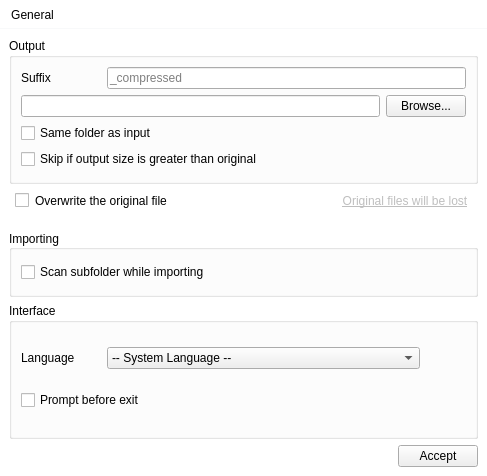
<?xml version="1.0" encoding="UTF-8"?>
<ui version="4.0">
 <class>PreferencesDialog</class>
 <widget class="QMainWindow" name="PreferencesDialog">
  <property name="windowModality">
   <enum>Qt::ApplicationModal</enum>
  </property>
  <property name="geometry">
   <rect>
    <x>0</x>
    <y>0</y>
    <width>487</width>
    <height>476</height>
   </rect>
  </property>
  <property name="windowTitle">
   <string>Preferences</string>
  </property>
  <property name="windowIcon">
   <iconset resource="../resources/icons.qrc">
    <normaloff>:/icons/logo.png</normaloff>:/icons/logo.png</iconset>
  </property>
  <property name="styleSheet">
   <string notr="true">QMainWindow {
    background-color: #FFFFFF;
}</string>
  </property>
  <property name="locale">
   <locale language="English" country="UnitedStates"/>
  </property>
  <property name="unifiedTitleAndToolBarOnMac">
   <bool>false</bool>
  </property>
  <widget class="QWidget" name="centralwidget">
   <layout class="QVBoxLayout" name="verticalLayout_2">
    <item>
     <layout class="QVBoxLayout" name="verticalLayout">
      <property name="spacing">
       <number>6</number>
      </property>
      <item>
       <widget class="QGroupBox" name="output_GroupBox">
        <property name="title">
         <string>Output</string>
        </property>
        <property name="checkable">
         <bool>false</bool>
        </property>
        <property name="checked">
         <bool>false</bool>
        </property>
        <layout class="QGridLayout" name="gridLayout_2">
         <property name="bottomMargin">
          <number>12</number>
         </property>
         <property name="verticalSpacing">
          <number>-1</number>
         </property>
         <item row="0" column="0">
          <widget class="QLabel" name="suffix_Label">
           <property name="sizePolicy">
            <sizepolicy hsizetype="Fixed" vsizetype="Preferred">
             <horstretch>0</horstretch>
             <verstretch>0</verstretch>
            </sizepolicy>
           </property>
           <property name="minimumSize">
            <size>
             <width>80</width>
             <height>0</height>
            </size>
           </property>
           <property name="text">
            <string>Suffix</string>
           </property>
          </widget>
         </item>
         <item row="1" column="0" colspan="2">
          <widget class="QLineEdit" name="outputFolder_LineEdit">
           <property name="placeholderText">
            <string/>
           </property>
          </widget>
         </item>
         <item row="3" column="0" colspan="3">
          <widget class="QCheckBox" name="skip_CheckBox">
           <property name="text">
            <string>Skip if output size is greater than original</string>
           </property>
          </widget>
         </item>
         <item row="1" column="2">
          <widget class="QPushButton" name="outputFolderBrowse_Button">
           <property name="sizePolicy">
            <sizepolicy hsizetype="Fixed" vsizetype="Fixed">
             <horstretch>0</horstretch>
             <verstretch>0</verstretch>
            </sizepolicy>
           </property>
           <property name="text">
            <string>Browse...</string>
           </property>
          </widget>
         </item>
         <item row="0" column="1" colspan="2">
          <widget class="QLineEdit" name="suffix_LineEdit">
           <property name="placeholderText">
            <string>_compressed</string>
           </property>
          </widget>
         </item>
         <item row="2" column="0" colspan="3">
          <widget class="QCheckBox" name="sameInputFolder_CheckBox">
           <property name="text">
            <string>Same folder as input</string>
           </property>
          </widget>
         </item>
        </layout>
       </widget>
      </item>
      <item>
       <layout class="QHBoxLayout" name="horizontalLayout_2">
        <property name="leftMargin">
         <number>6</number>
        </property>
        <property name="rightMargin">
         <number>6</number>
        </property>
        <property name="bottomMargin">
         <number>12</number>
        </property>
        <item>
         <widget class="QCheckBox" name="overwrite_CheckBox">
          <property name="styleSheet">
           <string notr="true">QCheckBox{border-left:5px;}</string>
          </property>
          <property name="text">
           <string>Overwrite the original file</string>
          </property>
         </widget>
        </item>
        <item>
         <spacer name="warning_Spacer">
          <property name="orientation">
           <enum>Qt::Horizontal</enum>
          </property>
          <property name="sizeHint" stdset="0">
           <size>
            <width>40</width>
            <height>20</height>
           </size>
          </property>
         </spacer>
        </item>
        <item>
         <widget class="QPushButton" name="warning_Button">
          <property name="enabled">
           <bool>false</bool>
          </property>
          <property name="font">
           <font>
            <underline>true</underline>
           </font>
          </property>
          <property name="text">
           <string>Original files will be lost</string>
          </property>
          <property name="icon">
           <iconset resource="../resources/icons.qrc">
            <normaloff>:/icons/warning.png</normaloff>:/icons/warning.png</iconset>
          </property>
          <property name="flat">
           <bool>true</bool>
          </property>
         </widget>
        </item>
       </layout>
      </item>
      <item>
       <widget class="QGroupBox" name="importing_GroupBox">
        <property name="sizePolicy">
         <sizepolicy hsizetype="Preferred" vsizetype="Fixed">
          <horstretch>0</horstretch>
          <verstretch>0</verstretch>
         </sizepolicy>
        </property>
        <property name="title">
         <string>Importing</string>
        </property>
        <property name="alignment">
         <set>Qt::AlignLeading|Qt::AlignLeft|Qt::AlignVCenter</set>
        </property>
        <layout class="QVBoxLayout" name="verticalLayout_3">
         <property name="spacing">
          <number>-1</number>
         </property>
         <property name="topMargin">
          <number>12</number>
         </property>
         <property name="bottomMargin">
          <number>12</number>
         </property>
         <item>
          <widget class="QCheckBox" name="scanSubfolders_CheckBox">
           <property name="text">
            <string>Scan subfolder while importing</string>
           </property>
          </widget>
         </item>
        </layout>
       </widget>
      </item>
      <item>
       <widget class="QGroupBox" name="interface_GroupBox">
        <property name="title">
         <string>Interface</string>
        </property>
        <property name="flat">
         <bool>false</bool>
        </property>
        <layout class="QGridLayout" name="gridLayout">
         <item row="0" column="1">
          <widget class="QComboBox" name="locale_ComboBox">
           <property name="sizePolicy">
            <sizepolicy hsizetype="MinimumExpanding" vsizetype="Fixed">
             <horstretch>0</horstretch>
             <verstretch>0</verstretch>
            </sizepolicy>
           </property>
           <item>
            <property name="text">
             <string>-- System Language --</string>
            </property>
           </item>
          </widget>
         </item>
         <item row="0" column="0">
          <widget class="QLabel" name="locale_Label">
           <property name="sizePolicy">
            <sizepolicy hsizetype="Fixed" vsizetype="Preferred">
             <horstretch>0</horstretch>
             <verstretch>0</verstretch>
            </sizepolicy>
           </property>
           <property name="minimumSize">
            <size>
             <width>80</width>
             <height>0</height>
            </size>
           </property>
           <property name="text">
            <string>Language</string>
           </property>
          </widget>
         </item>
         <item row="0" column="2">
          <spacer name="locale_Spacer">
           <property name="orientation">
            <enum>Qt::Horizontal</enum>
           </property>
           <property name="sizeType">
            <enum>QSizePolicy::Fixed</enum>
           </property>
           <property name="sizeHint" stdset="0">
            <size>
             <width>40</width>
             <height>20</height>
            </size>
           </property>
          </spacer>
         </item>
         <item row="1" column="0" colspan="3">
          <widget class="QCheckBox" name="promptBeforeExit_CheckBox">
           <property name="text">
            <string>Prompt before exit</string>
           </property>
          </widget>
         </item>
        </layout>
       </widget>
      </item>
     </layout>
    </item>
    <item>
     <layout class="QHBoxLayout" name="horizontalLayout">
      <property name="spacing">
       <number>-1</number>
      </property>
      <item>
       <spacer name="accept_Spacer">
        <property name="orientation">
         <enum>Qt::Horizontal</enum>
        </property>
        <property name="sizeHint" stdset="0">
         <size>
          <width>40</width>
          <height>20</height>
         </size>
        </property>
       </spacer>
      </item>
      <item>
       <widget class="QPushButton" name="accept_Button">
        <property name="text">
         <string>Accept</string>
        </property>
       </widget>
      </item>
     </layout>
    </item>
   </layout>
  </widget>
  <widget class="QToolBar" name="toolBar">
   <property name="font">
    <font>
     <pointsize>14</pointsize>
    </font>
   </property>
   <property name="windowTitle">
    <string>toolBar</string>
   </property>
   <property name="styleSheet">
    <string notr="true">QToolBar {
background-color: #FFFFFF;
border-bottom: 1px solid #F8F9FA;
}</string>
   </property>
   <property name="movable">
    <bool>false</bool>
   </property>
   <property name="toolButtonStyle">
    <enum>Qt::ToolButtonTextUnderIcon</enum>
   </property>
   <property name="floatable">
    <bool>false</bool>
   </property>
   <attribute name="toolBarArea">
    <enum>TopToolBarArea</enum>
   </attribute>
   <attribute name="toolBarBreak">
    <bool>true</bool>
   </attribute>
   <addaction name="actionGeneral"/>
  </widget>
  <action name="actionGeneral">
   <property name="icon">
    <iconset resource="../resources/icons.qrc">
     <normaloff>:/icons/general.png</normaloff>:/icons/general.png</iconset>
   </property>
   <property name="text">
    <string>General</string>
   </property>
  </action>
 </widget>
 <resources>
  <include location="../resources/icons.qrc"/>
 </resources>
 <connections>
  <connection>
   <sender>overwrite_CheckBox</sender>
   <signal>toggled(bool)</signal>
   <receiver>output_GroupBox</receiver>
   <slot>setDisabled(bool)</slot>
   <hints>
    <hint type="sourcelabel">
     <x>70</x>
     <y>236</y>
    </hint>
    <hint type="destinationlabel">
     <x>129</x>
     <y>109</y>
    </hint>
   </hints>
  </connection>
  <connection>
   <sender>sameInputFolder_CheckBox</sender>
   <signal>toggled(bool)</signal>
   <receiver>outputFolder_LineEdit</receiver>
   <slot>setDisabled(bool)</slot>
   <hints>
    <hint type="sourcelabel">
     <x>83</x>
     <y>173</y>
    </hint>
    <hint type="destinationlabel">
     <x>203</x>
     <y>145</y>
    </hint>
   </hints>
  </connection>
  <connection>
   <sender>sameInputFolder_CheckBox</sender>
   <signal>toggled(bool)</signal>
   <receiver>outputFolderBrowse_Button</receiver>
   <slot>setDisabled(bool)</slot>
   <hints>
    <hint type="sourcelabel">
     <x>352</x>
     <y>170</y>
    </hint>
    <hint type="destinationlabel">
     <x>389</x>
     <y>149</y>
    </hint>
   </hints>
  </connection>
  <connection>
   <sender>accept_Button</sender>
   <signal>clicked()</signal>
   <receiver>PreferencesDialog</receiver>
   <slot>close()</slot>
   <hints>
    <hint type="sourcelabel">
     <x>416</x>
     <y>445</y>
    </hint>
    <hint type="destinationlabel">
     <x>191</x>
     <y>441</y>
    </hint>
   </hints>
  </connection>
 </connections>
</ui>
